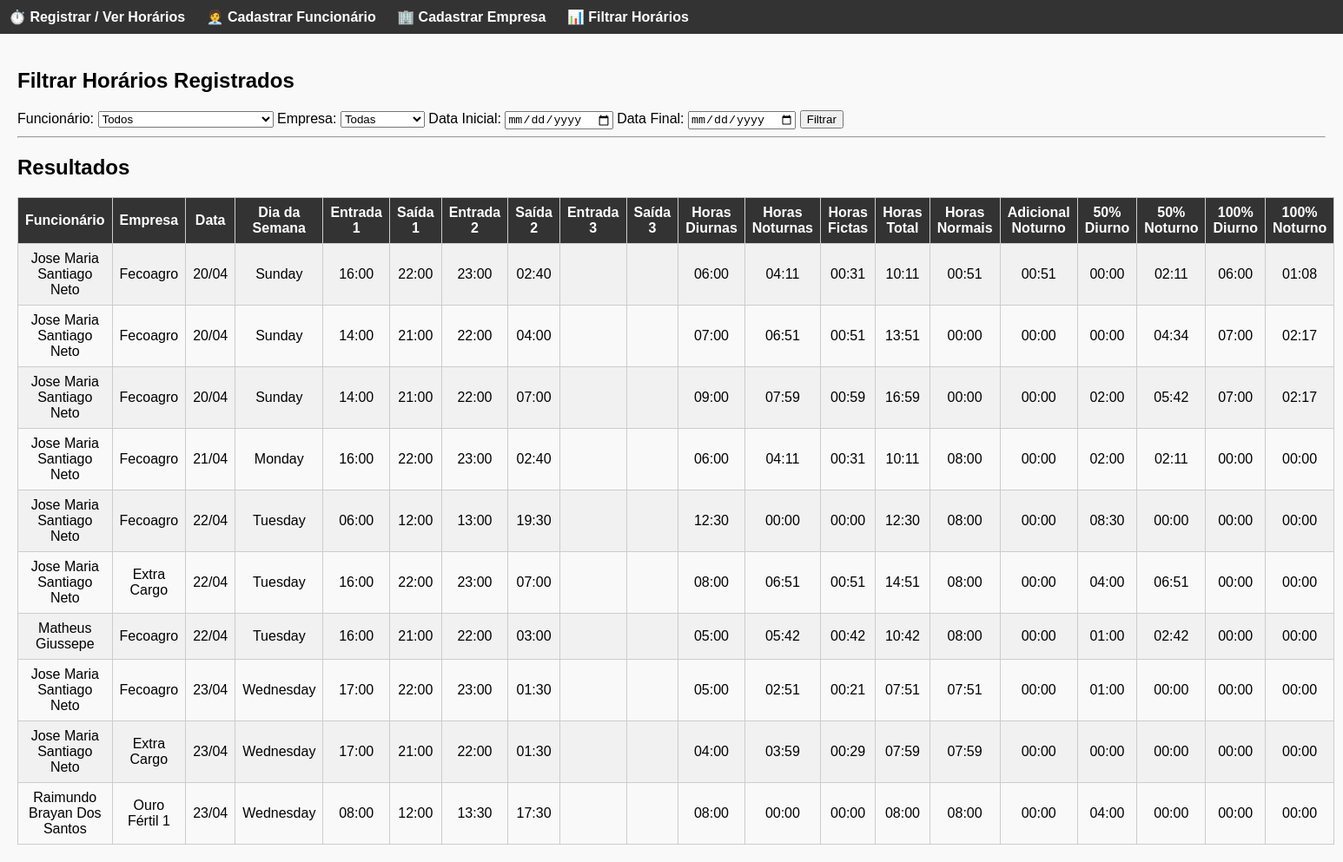
/lista-registros, run on an earlier commit of the app's database.
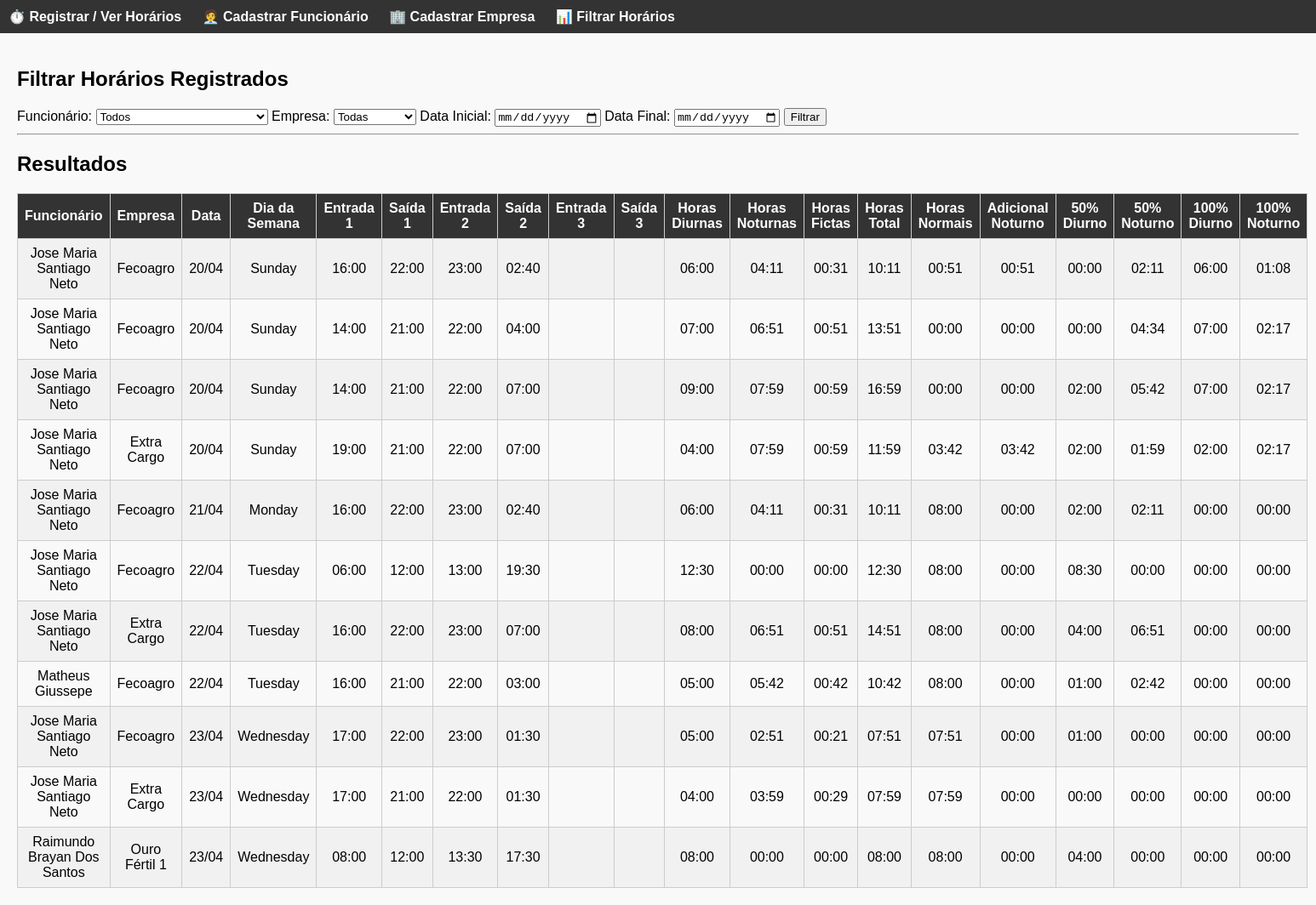
And on a later commit of the database.
### models.py (models this page shows)
class Ponto(db.Model):
    id = db.Column(db.Integer, primary_key=True)
    funcionario_id = db.Column(db.Integer, db.ForeignKey('funcionario.id'), nullable=False)
    empresa_id = db.Column(db.Integer, db.ForeignKey('empresa.id'), nullable=False)
    data = db.Column(db.String(10), nullable=False)
    entrada1 = db.Column(db.String(5))
    saida1 = db.Column(db.String(5))
    entrada2 = db.Column(db.String(5))
    saida2 = db.Column(db.String(5))
    entrada3 = db.Column(db.String(5))
    saida3 = db.Column(db.String(5))
    funcionario = db.relationship('Funcionario', backref=db.backref('pontos', lazy=True))
    empresa = db.relationship('Empresa', backref=db.backref('pontos', lazy=True))

class Funcionario(db.Model):
    id = db.Column(db.Integer, primary_key=True)
    nome = db.Column(db.String(100), nullable=False)

class Empresa(db.Model):
    id = db.Column(db.Integer, primary_key=True)
    nome = db.Column(db.String(100), nullable=False)
    vale_alimentacao = db.Column(db.Float, nullable=False)

### app.py (the view, shortened to what this page needs)
@app.route("/lista-registros", methods=["GET"])
def lista_registros():
    funcionarios = Funcionario.query.order_by(Funcionario.nome.asc()).all()
    empresas = Empresa.query.order_by(Empresa.nome.asc()).all()
    query = Ponto.query
    funcionario_id = request.args.get("funcionario_id")
    empresa_id = request.args.get("empresa_id")
    data_ini = request.args.get("data_ini")
    data_fim = request.args.get("data_fim")
    if funcionario_id:
        query = query.filter_by(funcionario_id=funcionario_id)
    if empresa_id:
        query = query.filter_by(empresa_id=empresa_id)
    if data_ini:
        query = query.filter(Ponto.data >= data_ini)
    if data_fim:
        query = query.filter(Ponto.data <= data_fim)
    pontos = query.order_by(Ponto.data.asc()).all()
    INIDIA = time(5, 0)
    FIMDIA = time(22, 0)
    ININOT = time(22, 0)
    FIMNOT = time(5, 0)
    def to_time(valor):
        if isinstance(valor, str):
            return datetime.strptime(valor, "%H:%M").time()
        return valor
    for ponto in pontos:
        if isinstance(ponto.data, str):
            ponto.data_obj = datetime.strptime(ponto.data, "%Y-%m-%d")
        else:
            ponto.data_obj = ponto.data
        ponto.horas_diurnas = timedelta()
        ponto.horas_diurnas_reais = timedelta()
        ponto.horas_noturnas_reais = timedelta()
        ponto.horas_noturnas = timedelta()
        ponto.horas_adicional = timedelta()
        ponto.horas_adicional_ficta = timedelta()
        ponto.horas_fictas = timedelta()
        ponto.horas_total = timedelta()
        ponto.extra_50_diurno = timedelta()
        ponto.extra_50_noturno_reais = timedelta()
        ponto.extra_100_diurno = timedelta()
        ponto.extra_100_noturno = timedelta()
        ponto.horas_normais = timedelta(hours=8)
        if ponto.data_obj.weekday() > 4 or ponto.data_obj.weekday() < 6:
           ponto.horas_normais = timedelta(hours=4)
        turnos = [(ponto.entrada1, ponto.saida1), (ponto.entrada2, ponto.saida2), (ponto.entrada3, ponto.saida3)]
        minutos_marcados = []
        for entrada, saida in turnos:
            if entrada and saida:
                entrada = to_time(entrada)
                saida = to_time(saida)
                entrada_dt = datetime.combine(ponto.data_obj, entrada)
                saida_dt = datetime.combine(ponto.data_obj, saida)
                if saida < entrada:
                    saida_dt += timedelta(days=1)
                atual = entrada_dt
                while atual < saida_dt:
                    minutos_marcados.append(atual)
                    atual += timedelta(minutes=1)
        for minuto in minutos_marcados:
            hora = minuto.time()
            tipo = "diurna"
            if hora >= ININOT or hora < FIMNOT:
                tipo = "noturna"
            if minuto.weekday() == 6:
                if tipo == "diurna":
                    ponto.extra_100_diurno += timedelta(minutes=1)
                    ponto.horas_diurnas_reais += timedelta(minutes=1)
                else:
                    ponto.extra_100_noturno += timedelta(minutes=1)
                    ponto.horas_noturnas_reais += timedelta(minutes=1)
                continue
            if ponto.horas_normais > timedelta():
                ponto.horas_normais -= timedelta(minutes=1)
                if tipo == "diurna":
                    ponto.horas_diurnas += timedelta(minutes=1)
                    ponto.horas_diurnas_reais += timedelta(minutes=1)
                else:
                    ponto.horas_noturnas_reais += timedelta(minutes=1)
                    ponto.horas_adicional += timedelta(minutes=1)
            else:
                if tipo == "diurna":
                    ponto.extra_50_diurno += timedelta(minutes=1)
                    ponto.horas_diurnas_reais += timedelta(minutes=1)
                else:
                    ponto.extra_50_noturno_reais += timedelta(minutes=1)
                    ponto.horas_noturnas_reais += timedelta(minutes=1)
        ponto.horas_fictas = ponto.horas_noturnas_reais * 0.142857 # 03:40 * 0.14 = 00:31
        ponto.horas_adicional_ficta = ponto.horas_adicional * 0.142857 # 02:00 * 0.14 = 00:17
        ponto.horas_noturnas = ponto.horas_noturnas_reais + ponto.horas_fictas
        ponto.horas_normais = timedelta(hours=8)
        if ponto.data_obj.weekday() > 4 or ponto.data_obj.weekday() < 6:
           ponto.horas_normais = timedelta(hours=4)
        ponto.extra_100_noturno = ponto.extra_100_noturno * 1.142857
        ponto.horas_total = ponto.horas_diurnas_reais + ponto.horas_noturnas
        carga_horaria_diaria = timedelta(hours=8) if ponto.data_obj.weekday() < 5 or ponto.data_obj.weekday() > 5 else timedelta(hours=4)
        jornada_total = ponto.horas_diurnas_reais + ponto.horas_noturnas_reais + ponto.horas_fictas
        extra_total = max(timedelta(), jornada_total - carga_horaria_diaria)
        horas_normais_noturnas_total = max(timedelta(), ponto.horas_noturnas - extra_total)
        ponto.adicional_noturno = horas_normais_noturnas_total
        ponto.extra_50_noturno = ponto.horas_noturnas - ponto.adicional_noturno
        if jornada_total < carga_horaria_diaria:
            ponto.horas_normais = jornada_total
        else:
            ponto.horas_normais = carga_horaria_diaria
        if ponto.data_obj.weekday() == 6 and minuto.date() > ponto.data_obj.date():
            jornada_total = ponto.extra_100_diurno + ponto.extra_100_noturno
            if jornada_total > timedelta(hours=8):
                ponto.extra_50_noturno = (ponto.horas_adicional + ponto.extra_50_noturno_reais ) * 1.142857
                ponto.horas_adicional = timedelta()
                ponto.horas_normais = timedelta()
            else:
                ponto.horas_normais = timedelta(hours=8) - jornada_total
                if ponto.horas_adicional > ponto.horas_normais:
                    hora_adicional = ponto.horas_adicional
                    ponto.horas_adicional = ponto.horas_normais
                    ponto.extra_50_noturno = (hora_adicional - ponto.horas_adicional) * 1.142857 + (ponto.horas_adicional * 0.142857)
                    if ponto.extra_50_noturno_reais > timedelta(minutes=0):
                        ponto.extra_50_noturno = ponto.extra_50_noturno + (ponto.extra_50_noturno_reais * 1.142857)
    return render_template("lista_registros.html", pontos=pontos, funcionarios=funcionarios, empresas=empresas, teste=ponto.extra_50_noturno_reais)

### app.py (called while the page is built)
@app.template_filter('horario_formatado')
def horario_formatado(value):
    if not value:
        return "00:00"
    total_minutes = int(value.total_seconds() // 60)
    horas = total_minutes // 60
    minutos = total_minutes % 60
    return f"{horas:02d}:{minutos:02d}"

### templates/lista_registros.html (shortened to what this page needs)
{% extends "base.html" %}
{% block content %}
<h2>Filtrar Horários Registrados</h2>
<form method="GET">
    <label>Funcionário:</label>
    <select name="funcionario_id">
        <option value="">Todos</option>
    </select>
    <label>Empresa:</label>
    <select name="empresa_id">
        <option value="">Todas</option>
    </select>
    <label>Data Inicial:</label>
    <input type="date" name="data_ini">
    <label>Data Final:</label>
    <input type="date" name="data_fim">
    <button type="submit">Filtrar</button>
</form>
<hr>
<h2>Resultados</h2>
<table>
    <tr>
        <th>Funcionário</th>
        <th>Empresa</th>
        <th>Data</th>
        <th>Dia da Semana</th>
        <th>Entrada 1</th><th>Saída 1</th>
        <th>Entrada 2</th><th>Saída 2</th>
        <th>Entrada 3</th><th>Saída 3</th>
        <th>Horas Diurnas</th>
        <th>Horas Noturnas</th>
        <th>Horas Fictas</th>
        <th>Horas Total</th>
        <th>Horas Normais</th>
        <th>Adicional Noturno</th>
        <th>50% Diurno</th>
        <th>50% Noturno</th>
        <th>100% Diurno</th>
        <th>100% Noturno</th>
    </tr>
    {% for p in pontos %}
    <tr>
        <td>{{ p.funcionario.nome }}</td>
        <td>{{ p.empresa.nome }}</td>
        <td>{{ p.data_obj.strftime('%d/%m') }}</td>
        <td>{{ p.data_obj.strftime('%A')|capitalize }}</td>
        <td>{{ p.entrada1 or '' }}</td><td>{{ p.saida1 or '' }}</td>
        <td>{{ p.entrada2 or '' }}</td><td>{{ p.saida2 or '' }}</td>
        <td>{{ p.entrada3 or '' }}</td><td>{{ p.saida3 or '' }}</td>
        <td>{{ p.horas_diurnas_reais|horario_formatado }}</td>
        <td>{{ p.horas_noturnas|horario_formatado }}</td>
        <td>{{ p.horas_fictas|horario_formatado }}</td>
        <td>{{ p.horas_total|horario_formatado }}</td>
        <td>{{ p.horas_normais|horario_formatado }}</td>
        <td>{{ p.horas_adicional|horario_formatado }}</td>
        <td>{{ p.extra_50_diurno|horario_formatado }}</td>
        <td>{{ p.extra_50_noturno|horario_formatado }}</td>
        <td>{{ p.extra_100_diurno|horario_formatado }}</td>
        <td>{{ p.extra_100_noturno|horario_formatado }}</td>
    </tr>
    {% endfor %}
</table>
{% endblock %}

### templates/base.html (shortened to what this page needs)
<!DOCTYPE html>
<html lang="pt-BR">
<head>
</head>
<body>
    <nav>
        <a href="{{ url_for('registro') }}">⏱️ Registrar / Ver Horários</a>
        <a href="{{ url_for('cadastro_funcionario') }}">🧑‍💼 Cadastrar Funcionário</a>
        <a href="{{ url_for('cadastro_empresa') }}">🏢 Cadastrar Empresa</a>
        <a href="{{ url_for('lista_registros') }}">📊 Filtrar Horários</a>
    </nav>
    <div class="container">
        {% block content %}{% endblock %}
    </div>
</body>
</html>

### templates/base.html (style rules this page uses)
body { font-family: Arial, sans-serif; margin: 0; padding: 0; background: #f9f9f9; }
nav { background: #333; padding: 10px; }
nav a { color: white; text-decoration: none; margin-right: 20px; font-weight: bold; }
.container { padding: 20px; }
table { width: 100%; border-collapse: collapse; margin-top: 20px; }
th, td { border: 1px solid #ccc; padding: 8px; text-align: center; }
th { background: #333; color: #fff; }
tr:nth-child(even) { background: #f1f1f1; }

What changed in the data, as far as the page shows it:
added Ponto: funcionario.nome "Jose Maria Santiago Neto", empresa.nome "Extra Cargo", data_obj "20/04", data_obj "Sunday", entrada1 "19:00", saida1 "21:00", entrada2 "22:00", saida2 "07:00", horas_diurnas_reais|horario_formatado "04:00", horas_noturnas|horario_formatado "07:59", horas_fictas|horario_formatado "00:59", horas_total|horario_formatado "11:59", horas_normais|horario_formatado "03:42", horas_adicional|horario_formatado "03:42", extra_50_diurno|horario_formatado "02:00", extra_50_noturno|horario_formatado "01:59", extra_100_diurno|horario_formatado "02:00", extra_100_noturno|horario_formatado "02:17"
